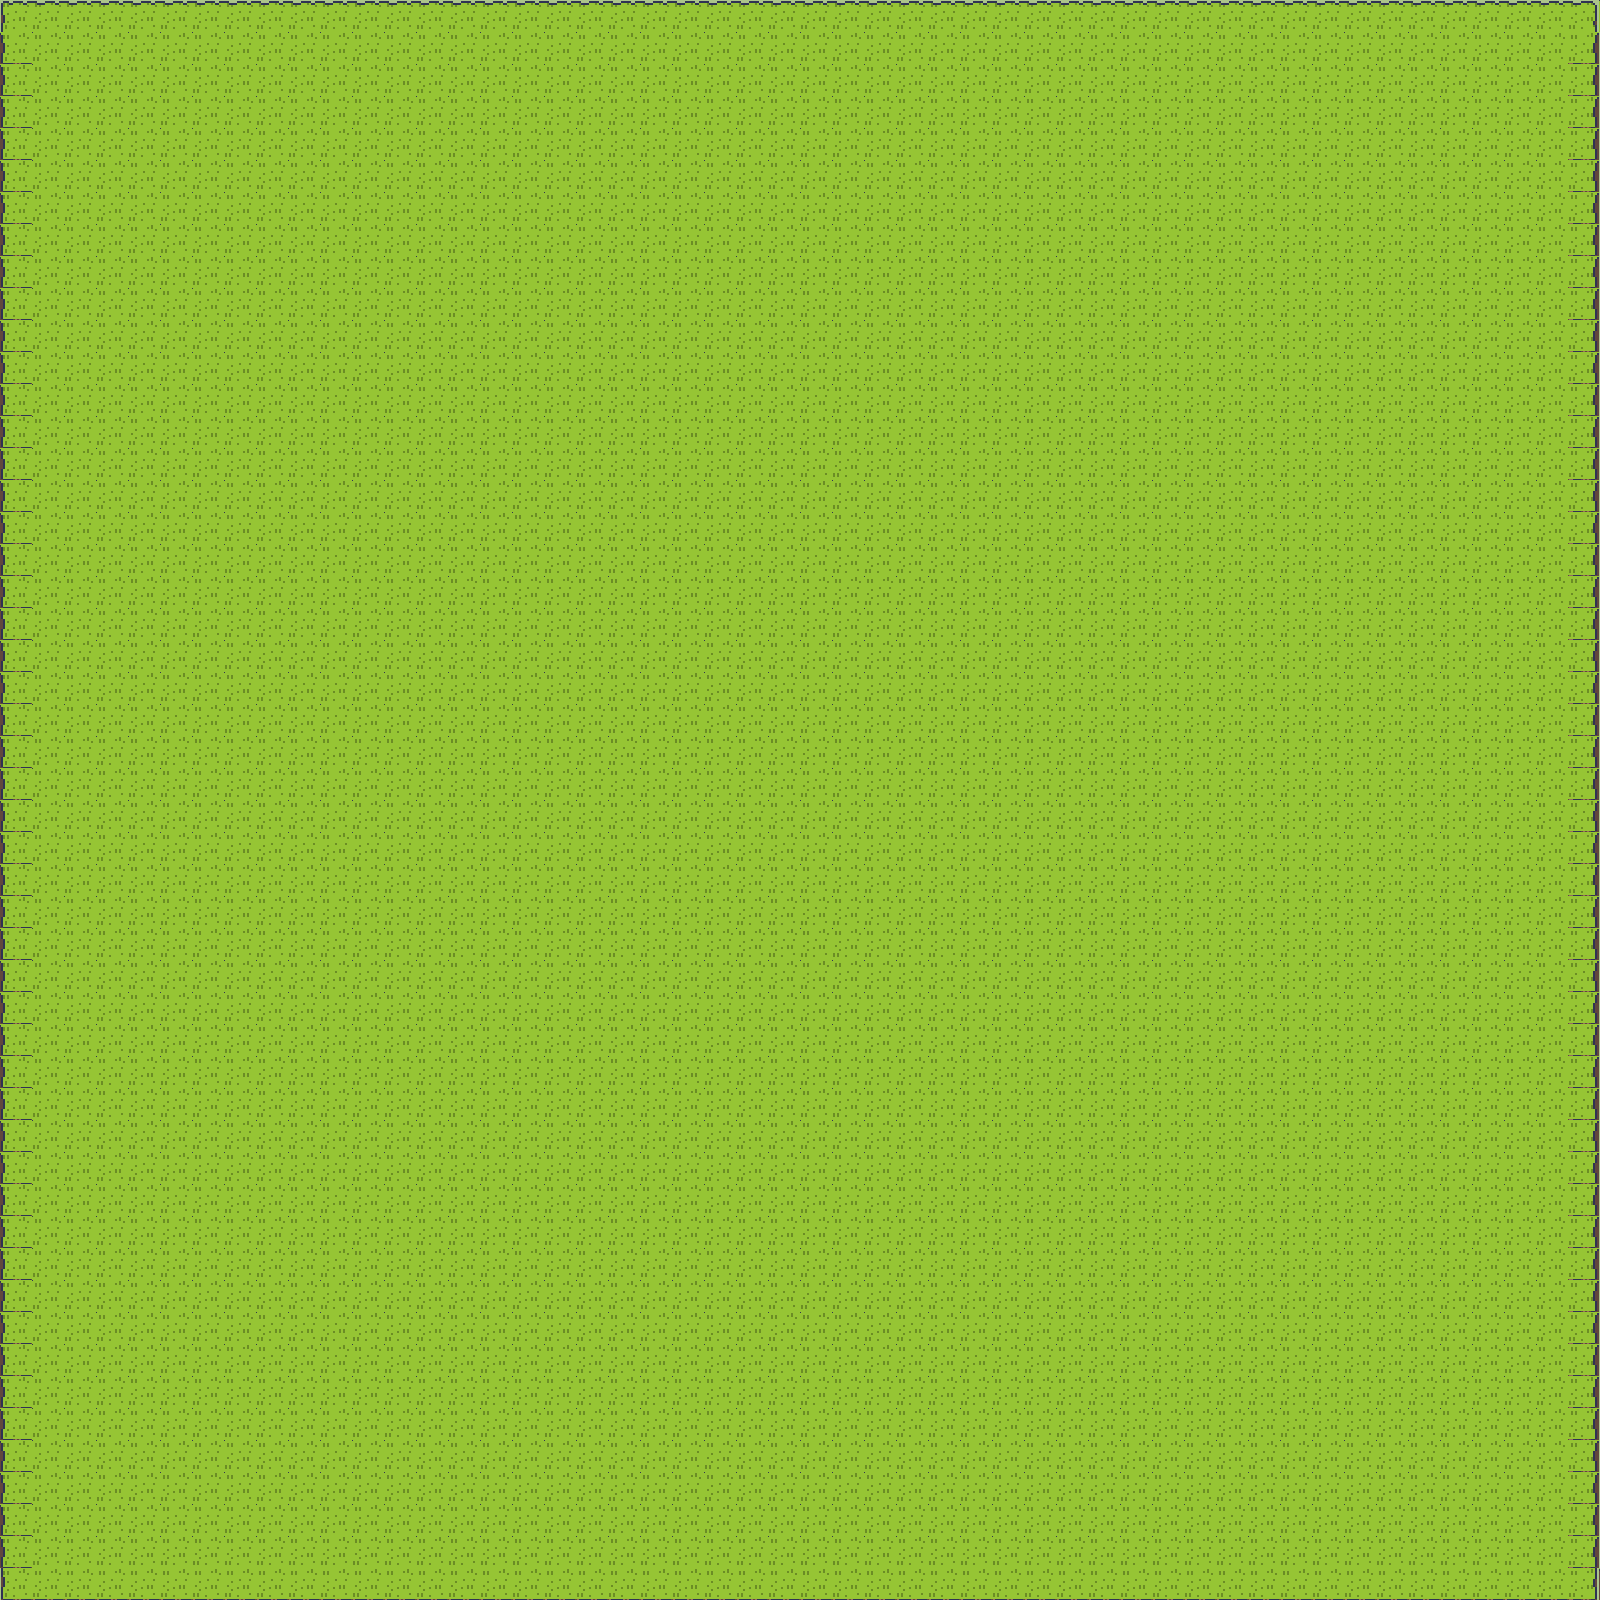

Tiled map render using the project's own tile images. Description and the map definition, with tile-layer contents summarised, below:
An orthogonal 50x50 tile map with 32x32 px tiles, 1 tile layer (Tile Layer 1) and 82 objects.

<map version="1.2" tiledversion="1.2.0" orientation="orthogonal" renderorder="right-down" width="50" height="50" tilewidth="32" tileheight="32" infinite="0" nextlayerid="3" nextobjectid="88">
 <tileset firstgid="1" source="Maptileset.tsx" />
 <layer id="1" name="Tile Layer 1" width="50" height="50">
  <data>[2500 cells, 2500 non-empty, 9 distinct tile ids]</data>
 </layer>
 <objectgroup id="2" name="Object Layer 1">
  <object id="3" gid="79" x="129" y="127" width="32" height="32" />
  <object id="4" gid="79" x="256" y="126" width="32" height="32" />
  <object id="5" gid="79" x="159" y="159" width="32" height="32" />
  <object id="6" gid="79" x="193" y="194" width="32" height="32" />
  <object id="7" gid="79" x="223" y="162" width="32" height="32" />
  <object id="8" gid="80" x="193" y="157" width="32" height="32" />
  <object id="9" gid="80" x="227" y="194" width="32" height="32" />
  <object id="10" gid="81" x="162" y="124" width="32" height="32" />
  <object id="11" gid="81" x="256" y="190" width="32" height="32" />
  <object id="12" gid="79" x="286" y="160" width="32" height="32" />
  <object id="13" gid="80" x="258" y="223" width="32" height="32" />
  <object id="15" gid="80" x="228" y="224" width="32" height="32" />
  <object id="16" gid="80" x="288" y="192" width="32" height="32" />
  <object id="17" gid="67" x="417" y="193" width="32" height="32" />
  <object id="18" gid="54" x="418" y="159" width="32" height="32" />
  <object id="19" gid="80" x="448" y="351" width="32" height="32" />
  <object id="20" gid="80" x="580" y="354" width="32" height="32" />
  <object id="21" gid="80" x="193" y="449" width="32" height="32" />
  <object id="22" gid="80" x="96" y="350" width="32" height="32" />
  <object id="23" gid="80" x="608" y="127" width="32" height="32" />
  <object id="24" gid="80" x="546" y="575" width="32" height="32" />
  <object id="25" gid="80" x="673" y="673" width="32" height="32" />
  <object id="26" gid="80" x="288" y="672" width="32" height="32" />
  <object id="27" gid="80" x="129" y="672" width="32" height="32" />
  <object id="28" gid="80" x="353" y="511" width="32" height="32" />
  <object id="29" gid="79" x="514" y="766" width="32" height="32" />
  <object id="30" gid="79" x="382" y="577" width="32" height="32" />
  <object id="31" gid="79" x="224" y="447" width="32" height="32" />
  <object id="32" gid="79" x="319" y="318" width="32" height="32" />
  <object id="33" gid="79" x="480" y="416" width="32" height="32" />
  <object id="34" gid="79" x="609" y="351" width="32" height="32" />
  <object id="35" gid="79" x="991" y="192" width="32" height="32" />
  <object id="36" gid="79" x="897" y="387" width="32" height="32" />
  <object id="37" gid="68" x="1053" y="449" width="32" height="32" />
  <object id="38" gid="55" x="1053" y="416" width="32" height="32" />
  <object id="39" gid="66" x="833" y="545" width="32" height="32" />
  <object id="40" gid="53" x="834" y="511" width="32" height="32" />
  <object id="41" gid="81" x="1121" y="255" width="32" height="32" />
  <object id="42" gid="81" x="960" y="256" width="32" height="32" />
  <object id="43" gid="67" x="864" y="256" width="32" height="32" />
  <object id="44" gid="54" x="864" y="224" width="32" height="32" />
  <object id="47" gid="79" x="1120" y="96" width="32" height="32" />
  <object id="48" gid="79" x="704" y="192" width="32" height="32" />
  <object id="49" gid="79" x="736" y="416" width="32" height="32" />
  <object id="50" gid="79" x="672" y="512" width="32" height="32" />
  <object id="51" gid="79" x="992" y="544" width="32" height="32" />
  <object id="52" gid="79" x="1152" y="544" width="32" height="32" />
  <object id="53" gid="80" x="992" y="384" width="32" height="32" />
  <object id="54" gid="80" x="832" y="96" width="32" height="32" />
  <object id="55" gid="80" x="672" y="160" width="32" height="32" />
  <object id="56" gid="80" x="384" y="704" width="32" height="32" />
  <object id="57" gid="80" x="352" y="768" width="32" height="32" />
  <object id="58" gid="80" x="256" y="800" width="32" height="32" />
  <object id="59" gid="80" x="896" y="832" width="32" height="32" />
  <object id="60" gid="80" x="1088" y="800" width="32" height="32" />
  <object id="61" gid="80" x="1184" y="928" width="32" height="32" />
  <object id="62" gid="80" x="896" y="1152" width="32" height="32" />
  <object id="63" gid="80" x="480" y="1152" width="32" height="32" />
  <object id="64" gid="80" x="544" y="928" width="32" height="32" />
  <object id="65" gid="80" x="768" y="928" width="32" height="32" />
  <object id="66" gid="80" x="1344" y="1152" width="32" height="32" />
  <object id="67" gid="80" x="1344" y="672" width="32" height="32" />
  <object id="68" gid="80" x="1376" y="256" width="32" height="32" />
  <object id="69" gid="80" x="1472" y="480" width="32" height="32" />
  <object id="70" gid="80" x="1312" y="448" width="32" height="32" />
  <object id="71" gid="81" x="1376" y="992" width="32" height="32" />
  <object id="72" gid="81" x="1280" y="800" width="32" height="32" />
  <object id="73" gid="81" x="928" y="640" width="32" height="32" />
  <object id="74" gid="81" x="768" y="832" width="32" height="32" />
  <object id="75" gid="81" x="864" y="1056" width="32" height="32" />
  <object id="76" gid="81" x="480" y="1120" width="32" height="32" />
  <object id="77" gid="81" x="64" y="1024" width="32" height="32" />
  <object id="78" gid="81" x="224" y="928" width="32" height="32" />
  <object id="79" gid="81" x="160" y="1120" width="32" height="32" />
  <object id="80" gid="81" x="288" y="1184" width="32" height="32" />
  <object id="81" gid="81" x="1088" y="1152" width="32" height="32" />
  <object id="82" gid="81" x="1344" y="1248" width="32" height="32" />
  <object id="83" gid="81" x="1312" y="704" width="32" height="32" />
  <object id="84" gid="81" x="1216" y="352" width="32" height="32" />
  <object id="85" gid="81" x="1440" y="288" width="32" height="32" />
  <object id="86" gid="81" x="1376" y="96" width="32" height="32" />
  <object id="87" gid="81" x="1248" y="128" width="32" height="32" />
 </objectgroup>
</map>
